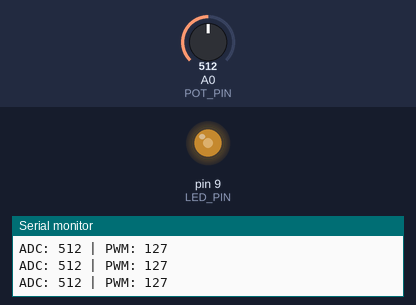
Recording of a sketch running on a simulated Arduino Uno, built with avr-gcc and run on an emulated ATmega328P. Shown: output pins drawn as LEDs (lit = HIGH), the last lines printed to the serial monitor. The test bench sets the inputs (shaded band); at power-on: A0 (POT_PIN) = 512.

Above: at 1.2 s.
1.3 s: A0 (POT_PIN) set to 416
At 1.9 s:
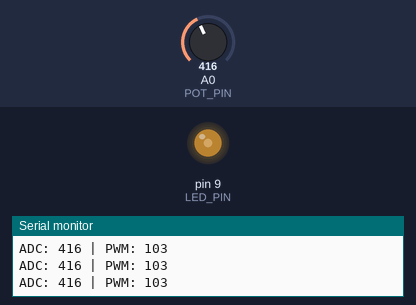
2.8 s: A0 (POT_PIN) set to 387
At 3.7 s:
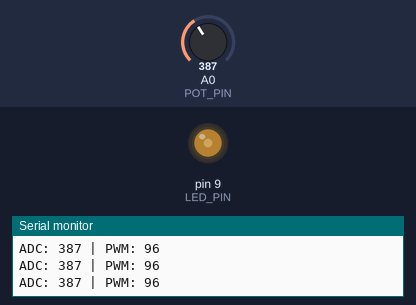
4.3 s: A0 (POT_PIN) set to 716
At 4.8 s:
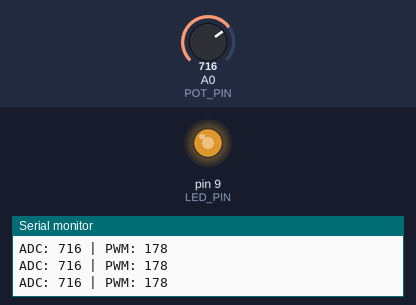
5.8 s: A0 (POT_PIN) set to 108
At 6.6 s:
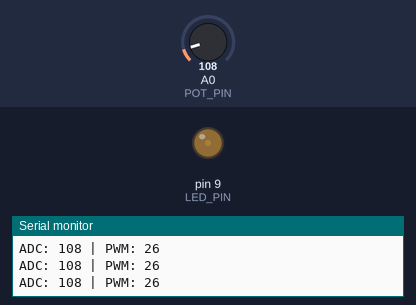
7.3 s: A0 (POT_PIN) set to 94
At 8.4 s:
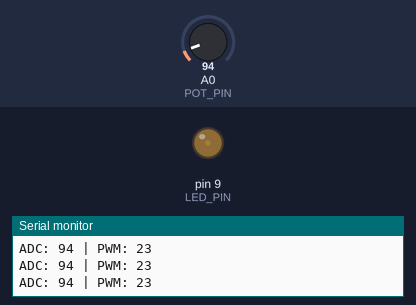
8.8 s: A0 (POT_PIN) set to 900
At 9.4 s:
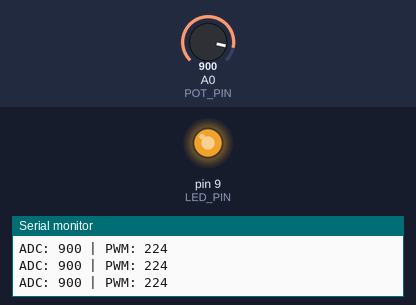
Timing chart, 0 to 11.3 s (numbered marks = the images above; inputs shaded):
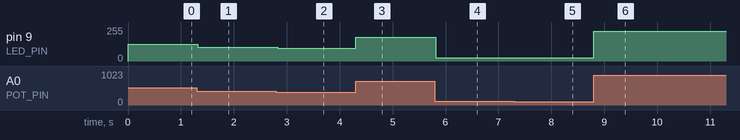

The sketch:

pwm.ino
```cpp
#define POT_PIN A0
#define LED_PIN 9

int nilaiADC = 0;
int pwm = 0;

void setup() {

  pinMode(LED_PIN, OUTPUT);
  Serial.begin(9600);
}

void loop() {

  // read potensio
  nilaiADC = analogRead(POT_PIN);

  // processing data
  pwm = map(nilaiADC,
            0,     // ADC min
            1023,  // ADC max
            0,     // PWM min
            255);  // PWM max

  // pwm output
  analogWrite(LED_PIN, pwm);

  // output to serial monitor
  Serial.print("ADC: ");
  Serial.print(nilaiADC);
  Serial.print(" | PWM: ");
  Serial.println(pwm);

  delay(50);
}
```

Measured:
- after the input at 1.3 s, pin 9 (LED_PIN): 127/255 → 103/255 at once
- after the input at 2.8 s, pin 9 (LED_PIN): 103/255 → 96/255 at once
- after the input at 4.3 s, pin 9 (LED_PIN): 96/255 → 178/255 at once
- after the input at 5.8 s, pin 9 (LED_PIN): 178/255 → 26/255 at once
- after the input at 7.3 s, pin 9 (LED_PIN): 26/255 → 23/255 at once
- after the input at 8.8 s, pin 9 (LED_PIN): 23/255 → 224/255 at once
